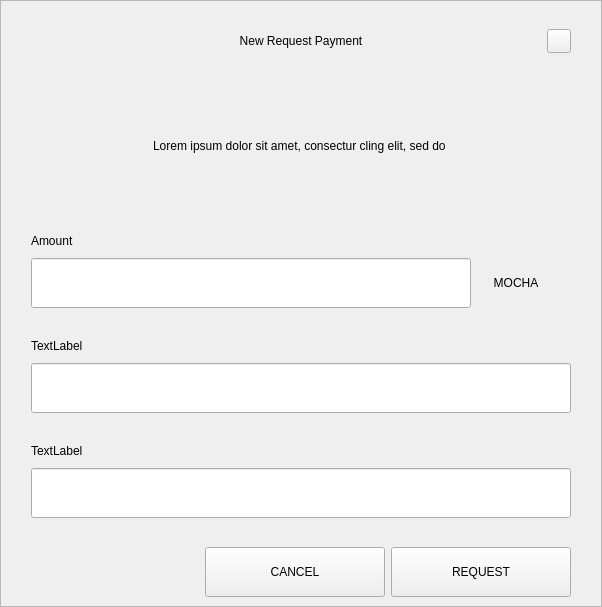
<?xml version="1.0" encoding="UTF-8"?>
<ui version="4.0">
 <class>RequestDialog</class>
 <widget class="QDialog" name="RequestDialog">
  <property name="geometry">
   <rect>
    <x>0</x>
    <y>0</y>
    <width>602</width>
    <height>607</height>
   </rect>
  </property>
  <property name="windowTitle">
   <string>Dialog</string>
  </property>
  <layout class="QVBoxLayout" name="verticalLayout_5">
   <property name="spacing">
    <number>0</number>
   </property>
   <property name="leftMargin">
    <number>0</number>
   </property>
   <property name="topMargin">
    <number>0</number>
   </property>
   <property name="rightMargin">
    <number>0</number>
   </property>
   <property name="bottomMargin">
    <number>0</number>
   </property>
   <item>
    <widget class="QFrame" name="frame">
     <property name="styleSheet">
      <string notr="true"/>
     </property>
     <property name="frameShape">
      <enum>QFrame::StyledPanel</enum>
     </property>
     <property name="frameShadow">
      <enum>QFrame::Raised</enum>
     </property>
     <layout class="QVBoxLayout" name="verticalLayout_4" stretch="1,0,0">
      <property name="spacing">
       <number>0</number>
      </property>
      <property name="leftMargin">
       <number>30</number>
      </property>
      <property name="topMargin">
       <number>20</number>
      </property>
      <property name="rightMargin">
       <number>30</number>
      </property>
      <property name="bottomMargin">
       <number>0</number>
      </property>
      <item>
       <layout class="QHBoxLayout" name="horizontalLayout_3">
        <property name="spacing">
         <number>0</number>
        </property>
        <item>
         <spacer name="horizontalSpacer_21">
          <property name="orientation">
           <enum>Qt::Horizontal</enum>
          </property>
          <property name="sizeHint" stdset="0">
           <size>
            <width>40</width>
            <height>20</height>
           </size>
          </property>
         </spacer>
        </item>
        <item>
         <widget class="QLabel" name="labelTitle">
          <property name="minimumSize">
           <size>
            <width>0</width>
            <height>40</height>
           </size>
          </property>
          <property name="maximumSize">
           <size>
            <width>16777215</width>
            <height>40</height>
           </size>
          </property>
          <property name="styleSheet">
           <string notr="true">padding-left:24px;</string>
          </property>
          <property name="text">
           <string>New Request Payment</string>
          </property>
          <property name="alignment">
           <set>Qt::AlignCenter</set>
          </property>
          <property name="margin">
           <number>7</number>
          </property>
         </widget>
        </item>
        <item>
         <spacer name="horizontalSpacer">
          <property name="orientation">
           <enum>Qt::Horizontal</enum>
          </property>
          <property name="sizeHint" stdset="0">
           <size>
            <width>40</width>
            <height>20</height>
           </size>
          </property>
         </spacer>
        </item>
        <item>
         <widget class="QPushButton" name="btnEsc">
          <property name="minimumSize">
           <size>
            <width>24</width>
            <height>24</height>
           </size>
          </property>
          <property name="maximumSize">
           <size>
            <width>24</width>
            <height>24</height>
           </size>
          </property>
          <property name="focusPolicy">
           <enum>Qt::NoFocus</enum>
          </property>
          <property name="text">
           <string/>
          </property>
         </widget>
        </item>
       </layout>
      </item>
      <item>
       <widget class="QStackedWidget" name="stack">
        <property name="minimumSize">
         <size>
          <width>540</width>
          <height>0</height>
         </size>
        </property>
        <property name="maximumSize">
         <size>
          <width>540</width>
          <height>16777215</height>
         </size>
        </property>
        <property name="currentIndex">
         <number>0</number>
        </property>
        <widget class="QWidget" name="page_1">
         <property name="minimumSize">
          <size>
           <width>540</width>
           <height>0</height>
          </size>
         </property>
         <property name="maximumSize">
          <size>
           <width>540</width>
           <height>16777215</height>
          </size>
         </property>
         <layout class="QVBoxLayout" name="layout1">
          <property name="spacing">
           <number>0</number>
          </property>
          <property name="leftMargin">
           <number>0</number>
          </property>
          <property name="topMargin">
           <number>0</number>
          </property>
          <property name="rightMargin">
           <number>0</number>
          </property>
          <property name="bottomMargin">
           <number>0</number>
          </property>
          <item>
           <spacer name="verticalSpacer_21">
            <property name="orientation">
             <enum>Qt::Vertical</enum>
            </property>
            <property name="sizeType">
             <enum>QSizePolicy::Fixed</enum>
            </property>
            <property name="sizeHint" stdset="0">
             <size>
              <width>20</width>
              <height>30</height>
             </size>
            </property>
           </spacer>
          </item>
          <item alignment="Qt::AlignHCenter">
           <widget class="QLabel" name="labelMessage">
            <property name="minimumSize">
             <size>
              <width>400</width>
              <height>50</height>
             </size>
            </property>
            <property name="text">
             <string>Lorem ipsum dolor sit amet, consectur cling elit, sed do </string>
            </property>
            <property name="alignment">
             <set>Qt::AlignCenter</set>
            </property>
            <property name="wordWrap">
             <bool>true</bool>
            </property>
           </widget>
          </item>
          <item alignment="Qt::AlignBottom">
           <widget class="QWidget" name="containerAmount" native="true">
            <layout class="QVBoxLayout" name="verticalLayout">
             <property name="spacing">
              <number>9</number>
             </property>
             <property name="leftMargin">
              <number>0</number>
             </property>
             <property name="topMargin">
              <number>0</number>
             </property>
             <property name="rightMargin">
              <number>0</number>
             </property>
             <property name="bottomMargin">
              <number>0</number>
             </property>
             <item>
              <widget class="QLabel" name="labelSubtitleAmount">
               <property name="minimumSize">
                <size>
                 <width>350</width>
                 <height>16</height>
                </size>
               </property>
               <property name="maximumSize">
                <size>
                 <width>16777215</width>
                 <height>16</height>
                </size>
               </property>
               <property name="text">
                <string>Amount</string>
               </property>
              </widget>
             </item>
             <item alignment="Qt::AlignTop">
              <widget class="QWidget" name="layoutAmount" native="true">
               <layout class="QHBoxLayout" name="horizontalLayout" stretch="2,0">
                <property name="spacing">
                 <number>0</number>
                </property>
                <property name="leftMargin">
                 <number>0</number>
                </property>
                <property name="topMargin">
                 <number>0</number>
                </property>
                <property name="rightMargin">
                 <number>0</number>
                </property>
                <property name="bottomMargin">
                 <number>0</number>
                </property>
                <item>
                 <widget class="QLineEdit" name="lineEditAmount">
                  <property name="minimumSize">
                   <size>
                    <width>0</width>
                    <height>50</height>
                   </size>
                  </property>
                  <property name="maximumSize">
                   <size>
                    <width>16777215</width>
                    <height>50</height>
                   </size>
                  </property>
                 </widget>
                </item>
                <item>
                 <widget class="QWidget" name="comboContainer" native="true">
                  <property name="minimumSize">
                   <size>
                    <width>100</width>
                    <height>50</height>
                   </size>
                  </property>
                  <property name="maximumSize">
                   <size>
                    <width>16777215</width>
                    <height>50</height>
                   </size>
                  </property>
                  <layout class="QHBoxLayout" name="horizontalLayout_31">
                   <property name="spacing">
                    <number>0</number>
                   </property>
                   <property name="leftMargin">
                    <number>0</number>
                   </property>
                   <property name="topMargin">
                    <number>0</number>
                   </property>
                   <property name="rightMargin">
                    <number>10</number>
                   </property>
                   <property name="bottomMargin">
                    <number>0</number>
                   </property>
                   <item>
                    <widget class="QLabel" name="comboBoxCoin">
                     <property name="text">
                      <string>MOCHA</string>
                     </property>
                     <property name="alignment">
                      <set>Qt::AlignCenter</set>
                     </property>
                    </widget>
                   </item>
                  </layout>
                 </widget>
                </item>
               </layout>
              </widget>
             </item>
            </layout>
           </widget>
          </item>
          <item>
           <spacer name="verticalSpacer_31">
            <property name="orientation">
             <enum>Qt::Vertical</enum>
            </property>
            <property name="sizeType">
             <enum>QSizePolicy::Fixed</enum>
            </property>
            <property name="sizeHint" stdset="0">
             <size>
              <width>20</width>
              <height>30</height>
             </size>
            </property>
           </spacer>
          </item>
          <item>
           <layout class="QVBoxLayout" name="verticalLayoutLabel">
            <property name="spacing">
             <number>9</number>
            </property>
            <item>
             <widget class="QLabel" name="labelSubtitleLabel">
              <property name="minimumSize">
               <size>
                <width>0</width>
                <height>16</height>
               </size>
              </property>
              <property name="maximumSize">
               <size>
                <width>16777215</width>
                <height>16</height>
               </size>
              </property>
              <property name="text">
               <string>TextLabel</string>
              </property>
             </widget>
            </item>
            <item>
             <widget class="QLineEdit" name="lineEditLabel">
              <property name="minimumSize">
               <size>
                <width>0</width>
                <height>50</height>
               </size>
              </property>
              <property name="maximumSize">
               <size>
                <width>16777215</width>
                <height>50</height>
               </size>
              </property>
             </widget>
            </item>
           </layout>
          </item>
          <item>
           <spacer name="verticalSpacer_34">
            <property name="orientation">
             <enum>Qt::Vertical</enum>
            </property>
            <property name="sizeType">
             <enum>QSizePolicy::Fixed</enum>
            </property>
            <property name="sizeHint" stdset="0">
             <size>
              <width>20</width>
              <height>30</height>
             </size>
            </property>
           </spacer>
          </item>
          <item>
           <layout class="QVBoxLayout" name="verticalLayoutDescription">
            <property name="spacing">
             <number>9</number>
            </property>
            <item>
             <widget class="QLabel" name="labelSubtitleDescription">
              <property name="minimumSize">
               <size>
                <width>0</width>
                <height>16</height>
               </size>
              </property>
              <property name="maximumSize">
               <size>
                <width>16777215</width>
                <height>16</height>
               </size>
              </property>
              <property name="text">
               <string>TextLabel</string>
              </property>
             </widget>
            </item>
            <item>
             <widget class="QLineEdit" name="lineEditDescription">
              <property name="minimumSize">
               <size>
                <width>0</width>
                <height>50</height>
               </size>
              </property>
              <property name="maximumSize">
               <size>
                <width>16777215</width>
                <height>50</height>
               </size>
              </property>
             </widget>
            </item>
            <item>
             <spacer name="verticalSpacer_4">
              <property name="orientation">
               <enum>Qt::Vertical</enum>
              </property>
              <property name="sizeType">
               <enum>QSizePolicy::Fixed</enum>
              </property>
              <property name="sizeHint" stdset="0">
               <size>
                <width>20</width>
                <height>20</height>
               </size>
              </property>
             </spacer>
            </item>
           </layout>
          </item>
         </layout>
        </widget>
        <widget class="QWidget" name="page_2">
         <layout class="QVBoxLayout" name="layout2">
          <item>
           <spacer name="verticalSpacer_5">
            <property name="orientation">
             <enum>Qt::Vertical</enum>
            </property>
            <property name="sizeType">
             <enum>QSizePolicy::Fixed</enum>
            </property>
            <property name="sizeHint" stdset="0">
             <size>
              <width>20</width>
              <height>50</height>
             </size>
            </property>
           </spacer>
          </item>
          <item alignment="Qt::AlignHCenter">
           <widget class="QLabel" name="labelQrImg">
            <property name="minimumSize">
             <size>
              <width>260</width>
              <height>260</height>
             </size>
            </property>
            <property name="maximumSize">
             <size>
              <width>260</width>
              <height>260</height>
             </size>
            </property>
            <property name="text">
             <string/>
            </property>
            <property name="alignment">
             <set>Qt::AlignCenter</set>
            </property>
           </widget>
          </item>
          <item>
           <spacer name="verticalSpacer_2">
            <property name="orientation">
             <enum>Qt::Vertical</enum>
            </property>
            <property name="sizeType">
             <enum>QSizePolicy::Fixed</enum>
            </property>
            <property name="sizeHint" stdset="0">
             <size>
              <width>20</width>
              <height>30</height>
             </size>
            </property>
           </spacer>
          </item>
          <item alignment="Qt::AlignHCenter">
           <widget class="QLabel" name="labelAddress">
            <property name="text">
             <string>D7VFR83SQbiezrW72hjcWJtcfip5krte2Z </string>
            </property>
           </widget>
          </item>
          <item>
           <spacer name="verticalSpacer_32">
            <property name="orientation">
             <enum>Qt::Vertical</enum>
            </property>
            <property name="sizeType">
             <enum>QSizePolicy::Expanding</enum>
            </property>
            <property name="sizeHint" stdset="0">
             <size>
              <width>20</width>
              <height>20</height>
             </size>
            </property>
           </spacer>
          </item>
          <item>
           <layout class="QHBoxLayout" name="horizontal">
            <property name="leftMargin">
             <number>20</number>
            </property>
            <property name="rightMargin">
             <number>20</number>
            </property>
            <property name="bottomMargin">
             <number>20</number>
            </property>
            <item>
             <spacer name="horizontalSpacer_4">
              <property name="orientation">
               <enum>Qt::Horizontal</enum>
              </property>
              <property name="sizeHint" stdset="0">
               <size>
                <width>40</width>
                <height>20</height>
               </size>
              </property>
             </spacer>
            </item>
            <item>
             <widget class="QPushButton" name="btnCopyAddress">
              <property name="minimumSize">
               <size>
                <width>180</width>
                <height>50</height>
               </size>
              </property>
              <property name="text">
               <string>COPY ADDRESS</string>
              </property>
             </widget>
            </item>
            <item>
             <widget class="QPushButton" name="btnCopyUrl">
              <property name="minimumSize">
               <size>
                <width>180</width>
                <height>50</height>
               </size>
              </property>
              <property name="text">
               <string>COPY URL</string>
              </property>
             </widget>
            </item>
            <item>
             <spacer name="horizontalSpacer_2">
              <property name="orientation">
               <enum>Qt::Horizontal</enum>
              </property>
              <property name="sizeHint" stdset="0">
               <size>
                <width>40</width>
                <height>20</height>
               </size>
              </property>
             </spacer>
            </item>
           </layout>
          </item>
         </layout>
        </widget>
       </widget>
      </item>
      <item>
       <widget class="QWidget" name="buttonsStack" native="true">
        <layout class="QHBoxLayout" name="horizontalLayout_5">
         <property name="leftMargin">
          <number>20</number>
         </property>
         <property name="rightMargin">
          <number>0</number>
         </property>
         <item>
          <spacer name="horizontalSpacer_41">
           <property name="orientation">
            <enum>Qt::Horizontal</enum>
           </property>
           <property name="sizeHint" stdset="0">
            <size>
             <width>40</width>
             <height>20</height>
            </size>
           </property>
          </spacer>
         </item>
         <item>
          <widget class="QPushButton" name="btnCancel">
           <property name="minimumSize">
            <size>
             <width>180</width>
             <height>50</height>
            </size>
           </property>
           <property name="focusPolicy">
            <enum>Qt::NoFocus</enum>
           </property>
           <property name="text">
            <string>CANCEL</string>
           </property>
          </widget>
         </item>
         <item>
          <widget class="QPushButton" name="btnSave">
           <property name="minimumSize">
            <size>
             <width>180</width>
             <height>50</height>
            </size>
           </property>
           <property name="focusPolicy">
            <enum>Qt::NoFocus</enum>
           </property>
           <property name="text">
            <string>REQUEST</string>
           </property>
          </widget>
         </item>
        </layout>
       </widget>
      </item>
     </layout>
    </widget>
   </item>
  </layout>
 </widget>
 <resources/>
 <connections/>
</ui>
